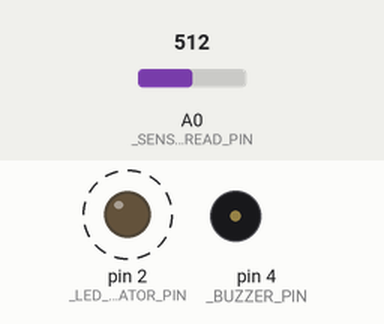
Recording of a program running on a simulated Arduino Uno, built with avr-gcc and run on an emulated ATmega328P. Shown: output pins drawn as LEDs (lit = HIGH), buzzer (waves = sounding, pin HIGH). Dashed ring = blinking. Inputs (shaded band) come from the test bench; at power-on: A0 (_SENSOR_READ_PIN) = 512. Pins used as bus, display or sensor lines are not drawn.

Above: at 1.8 s.
1.9 s: A0 (_SENSOR_READ_PIN) set to 12
5.4 s: A0 (_SENSOR_READ_PIN) set to 9
At 6.7 s:
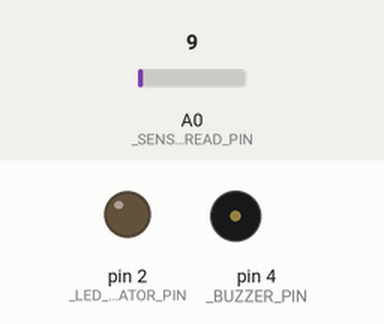
7.0 s: A0 (_SENSOR_READ_PIN) set to 122
At 7.4 s:
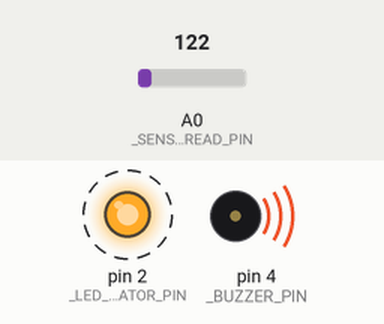
11.1 s: A0 (_SENSOR_READ_PIN) set to 0
At 11.8 s:
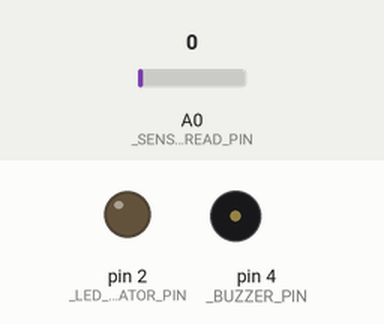
Timing chart, 0 to 13.6 s (numbered marks = the images above; inputs shaded):
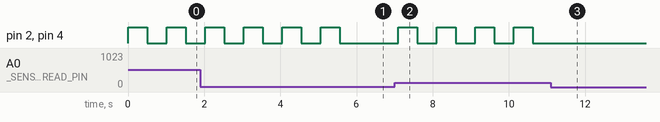

The program:

main.cpp
```cpp
#include <Arduino.h>

#define _LED_INDICATOR_PIN 2
#define _BUZZER_PIN 4
#define _SENSOR_POWER_PIN 7
#define _SENSOR_READ_PIN A0
#define _SIGNAL_DELAY_MS 500

int water_level = 0;

void setup() {
  pinMode(_LED_INDICATOR_PIN, OUTPUT);
  pinMode(_BUZZER_PIN, OUTPUT);

  pinMode(_SENSOR_POWER_PIN, OUTPUT);
	digitalWrite(_SENSOR_POWER_PIN, LOW);

}


int readSensor() {
	digitalWrite(_SENSOR_POWER_PIN, HIGH);
	delay(10);
	water_level = analogRead(_SENSOR_READ_PIN);
	digitalWrite(_SENSOR_POWER_PIN, LOW);

	return water_level;
}


void loop() {
  int level = readSensor();

  if (level > 10) {
    digitalWrite(_LED_INDICATOR_PIN, HIGH);
    digitalWrite(_BUZZER_PIN, HIGH);

    delay(_SIGNAL_DELAY_MS);

    digitalWrite(_LED_INDICATOR_PIN, LOW);
    digitalWrite(_BUZZER_PIN, LOW);
  }

	delay(_SIGNAL_DELAY_MS);
}
```

Measured:
- the behaviour switches between 11 and 10 on A0 (_SENSOR_READ_PIN) (found by bisection; images 0 and 1)
- after the input at 5.4 s, pin 2 (_LED_INDICATOR_PIN), pin 4 (_BUZZER_PIN): goes on until 5.6 s, then stays LOW
- after the input at 7.0 s, pin 2 (_LED_INDICATOR_PIN), pin 4 (_BUZZER_PIN): alternates HIGH for 0.50 s and LOW for 0.51 s, starting after 0.09 s
- after the input at 11.1 s, pin 2 (_LED_INDICATOR_PIN), pin 4 (_BUZZER_PIN): stops changing and stays LOW
- by itself, pin 2 (_LED_INDICATOR_PIN), pin 4 (_BUZZER_PIN): alternates HIGH for 0.50 s and LOW for 0.51 s
